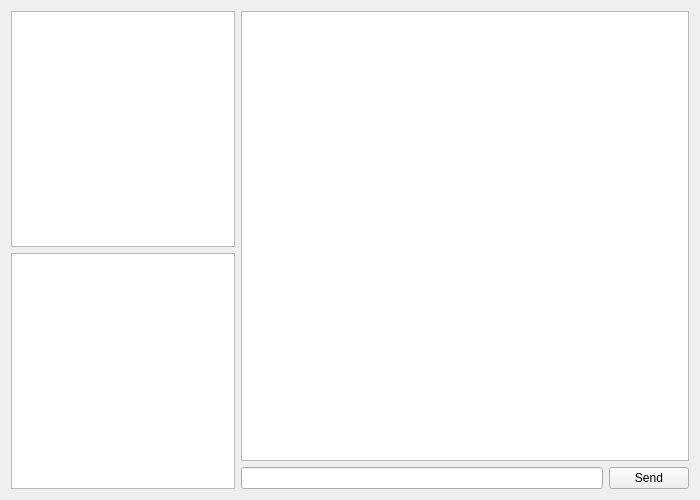
<?xml version="1.0" encoding="UTF-8"?>
<ui version="4.0">
 <class>Client</class>
 <widget class="QWidget" name="Client">
  <property name="geometry">
   <rect>
    <x>0</x>
    <y>0</y>
    <width>700</width>
    <height>500</height>
   </rect>
  </property>
  <property name="windowTitle">
   <string>Form</string>
  </property>
  <layout class="QHBoxLayout" name="horizontalLayout" stretch="1,2">
   <item>
    <layout class="QVBoxLayout" name="verticalLayout">
     <item>
      <widget class="QGraphicsView" name="profilePic"/>
     </item>
     <item>
      <widget class="QListWidget" name="userList"/>
     </item>
    </layout>
   </item>
   <item>
    <layout class="QVBoxLayout" name="verticalLayout_2">
     <item>
      <widget class="QTextBrowser" name="msgDisplay"/>
     </item>
     <item>
      <layout class="QHBoxLayout" name="horizontalLayout_2">
       <item>
        <widget class="QLineEdit" name="msgInput"/>
       </item>
       <item>
        <widget class="QPushButton" name="sendBtn">
         <property name="text">
          <string>Send</string>
         </property>
        </widget>
       </item>
      </layout>
     </item>
    </layout>
   </item>
  </layout>
 </widget>
 <resources/>
 <connections/>
</ui>
